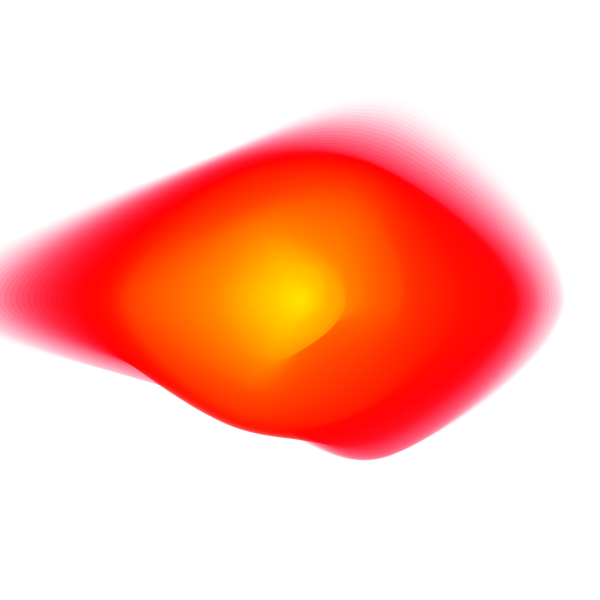
Frame 1 (no input)
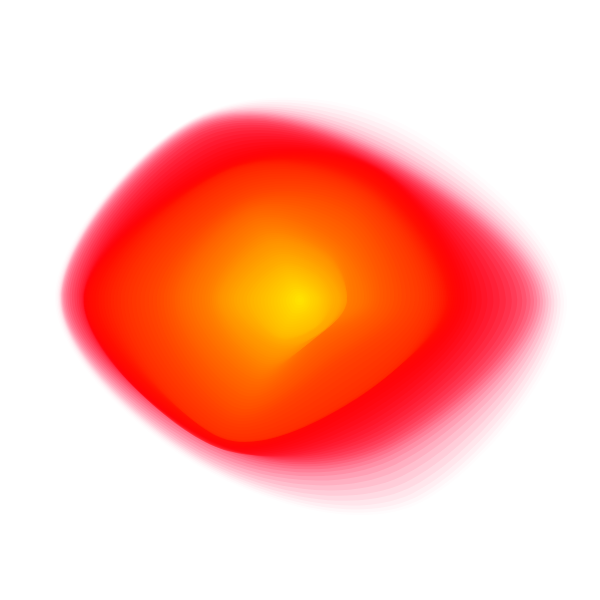
Frame 60 (no input)
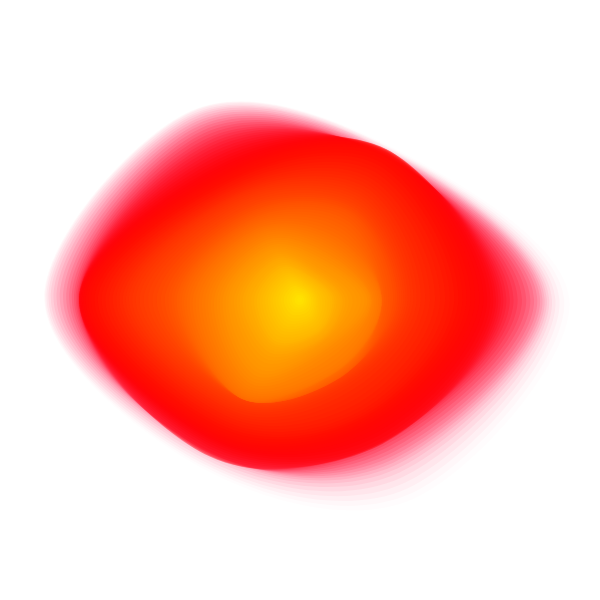
Frame 120 (the mouse pressed at the canvas centre since frame 60)

The p5.js sketch that drew these frames (run headless with seeded random() and noise() and a simulated clock; from frame 60 on, the mouse is pressed at the canvas centre):

// p5.js sketch
// ── sketch.js
let kMax;
let step;
let n = 100; // number of blobs
let radius = 0; // diameter of the circle
let inter = 0.05; // difference between the sizes of two blobs
let maxNoise = 500;

let noiseProg = (x) => x;

function setup() {
  createCanvas(600, 600);
  colorMode(HSB, 1);
  angleMode(DEGREES);
  noFill();
  //noLoop();
  kMax = random(0.6, 1.0);
  step = 0.01;
  noStroke();
}

function draw() {
  background(40);
  let t = frameCount / 100;
  for (let i = n; i > 0; i--) {
    let alpha = 1 - noiseProg(i / n);
    fill((alpha / 5 + 0.95) % 1, 1, 1, alpha);
    let size = radius + i * inter;
    let k = kMax * sqrt(i / n);
    let noisiness = maxNoise * noiseProg(i / n);
    blob(size, width / 2, height / 2, k, t - i * step, noisiness);
  }
}

function blob(size, xCenter, yCenter, k, t, noisiness) {
  beginShape();
  let angleStep = 600 / 10;
  for (let theta = 0; theta <= 600 + 2 * angleStep; theta += angleStep) {
    let r1, r2;

    r1 = cos(theta) + 1;
    r2 = sin(theta) + 1;
    let r = size + noise(k * r1, k * r2, t) * noisiness;
    let x = xCenter + r * cos(theta);
    let y = yCenter + r * sin(theta);
    curveVertex(x, y);
  }
  endShape();
}

// ── Fire.html
<!doctype html>

<html lang="en">
<head>
  <meta charset="utf-8">

  <title>Fire</title>
  <script src="https://cdn.jsdelivr.net/npm/p5@1.0.0/lib/p5.js"></script>
  <script src="sketch.js"></script>
 

</head>

<body>
  <script src="js/scripts.js"></script>

  
</body>
</html>
